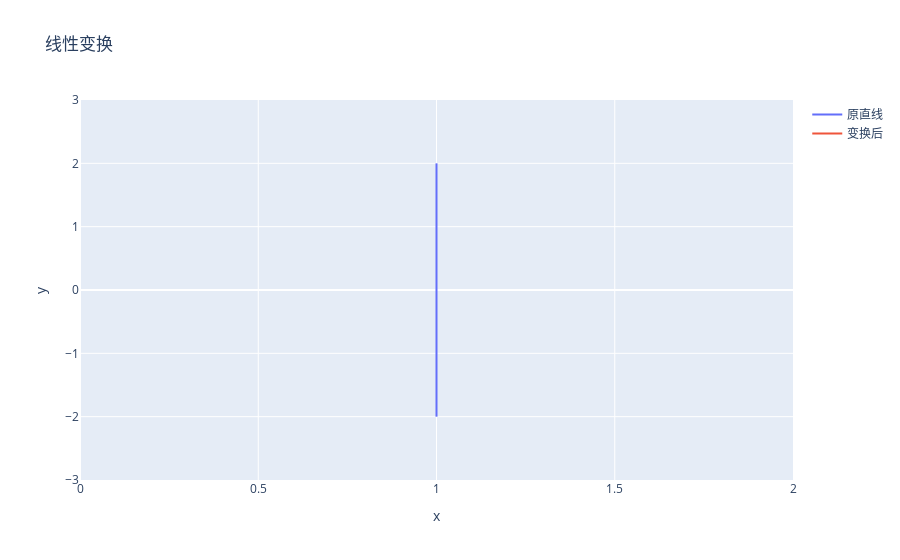

Notebook code for this chart:
### Code cell
import numpy as np
import pandas as pd
import math
import os

import plotly.graph_objects as go
#构造直线
x0=1
y0=1
v1=0
v2=1
t0=-3
t1=1
T=np.linspace(t0,t1,100)
X=x0+v1*T
Y=y0+v2*T
M=np.array([[1,0],[0,0]])
L=np.matmul(M,np.array([X,Y]))


fig=go.Figure()
fig.add_trace(go.Scatter(x=X,y=Y,name=f'原直线'))  
fig.add_trace(go.Scatter(x=L[0],y=L[1],name=f'变换后'))  
fig.update_layout(title='线性变换',
                    xaxis_title='x',yaxis_title='y',xaxis_range=[0,2],yaxis_range=[-3,3])

### Figure 1 — Plotly figure (JSON) as saved in the notebook; plotly's stock layout.template omitted (floating-point values rounded to 4 significant figures)
{"data": [{"name": "原直线", "type": "scatter", "x": [1, 1, 1, 1, 1, 1, 1, 1, 1, 1, 1, 1, 1, 1, 1, 1, 1, 1, 1, 1, 1, 1, 1, 1, 1, 1, 1, 1, 1, 1, 1, 1, 1, 1, 1, 1, 1, 1, 1, 1, 1, 1, 1, 1, 1, 1, 1, 1, 1, 1, 1, 1, 1, 1, 1, 1, 1, 1, 1, 1, 1, 1, 1, 1, 1, 1, 1, 1, 1, 1, 1, 1, 1, 1, 1, 1, 1, 1, 1, 1, 1, 1, 1, 1, 1, 1, 1, 1, 1, 1, 1, 1, 1, 1, 1, 1, 1, 1, 1, 1], "y": [-2, -1.96, -1.919, -1.879, -1.838, -1.798, -1.758, -1.717, -1.677, -1.636, -1.596, -1.556, -1.515, -1.475, -1.434, -1.394, -1.354, -1.313, -1.273, -1.232, -1.192, -1.152, -1.111, -1.071, -1.03, -0.9899, -0.9495, -0.9091, -0.8687, -0.8283, -0.7879, -0.7475, -0.7071, -0.6667, -0.6263, -0.5859, -0.5455, -0.5051, -0.4646, -0.4242, -0.3838, -0.3434, -0.303, -0.2626, -0.2222, -0.1818, -0.1414, -0.101, -0.06061, -0.0202, 0.0202, 0.06061, 0.101, 0.1414, 0.1818, 0.2222, 0.2626, 0.303, 0.3434, 0.3838, 0.4242, 0.4646, 0.5051, 0.5455, 0.5859, 0.6263, 0.6667, 0.7071, 0.7475, 0.7879, 0.8283, 0.8687, 0.9091, 0.9495, 0.9899, 1.03, 1.071, 1.111, 1.152, 1.192, 1.232, 1.273, 1.313, 1.354, 1.394, 1.434, 1.475, 1.515, 1.556, 1.596, 1.636, 1.677, 1.717, 1.758, 1.798, 1.838, 1.879, 1.919, 1.96, 2]}, {"name": "变换后", "type": "scatter", "x": [1, 1, 1, 1, 1, 1, 1, 1, 1, 1, 1, 1, 1, 1, 1, 1, 1, 1, 1, 1, 1, 1, 1, 1, 1, 1, 1, 1, 1, 1, 1, 1, 1, 1, 1, 1, 1, 1, 1, 1, 1, 1, 1, 1, 1, 1, 1, 1, 1, 1, 1, 1, 1, 1, 1, 1, 1, 1, 1, 1, 1, 1, 1, 1, 1, 1, 1, 1, 1, 1, 1, 1, 1, 1, 1, 1, 1, 1, 1, 1, 1, 1, 1, 1, 1, 1, 1, 1, 1, 1, 1, 1, 1, 1, 1, 1, 1, 1, 1, 1], "y": [0, 0, 0, 0, 0, 0, 0, 0, 0, 0, 0, 0, 0, 0, 0, 0, 0, 0, 0, 0, 0, 0, 0, 0, 0, 0, 0, 0, 0, 0, 0, 0, 0, 0, 0, 0, 0, 0, 0, 0, 0, 0, 0, 0, 0, 0, 0, 0, 0, 0, 0, 0, 0, 0, 0, 0, 0, 0, 0, 0, 0, 0, 0, 0, 0, 0, 0, 0, 0, 0, 0, 0, 0, 0, 0, 0, 0, 0, 0, 0, 0, 0, 0, 0, 0, 0, 0, 0, 0, 0, 0, 0, 0, 0, 0, 0, 0, 0, 0, 0]}], "layout": {"title": {"text": "线性变换"}, "xaxis": {"range": [0, 2], "title": {"text": "x"}}, "yaxis": {"range": [-3, 3], "title": {"text": "y"}}}}
